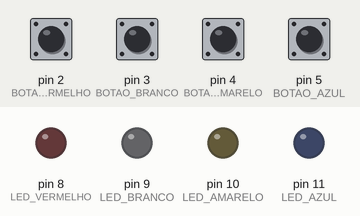
This sketch was run on a simulated Arduino Uno, built with avr-gcc and run on an emulated ATmega328P. Parts: output pins drawn as LEDs (lit = HIGH). Dashed ring = blinking. The inputs (shaded band) are chosen by the test bench; at power-on: pin 2 (BOTAO_VERMELHO), pin 3 (BOTAO_BRANCO), pin 4 (BOTAO_AMARELO), pin 5 (BOTAO_AZUL) HIGH. Random numbers use the default seed unless the sketch sets one.

Above: at 1.9 s.
2.0 s: pin 2 (BOTAO_VERMELHO) pulled LOW for 0.15 s
At 2.8 s:
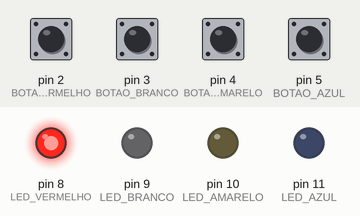
At 4.3 s:
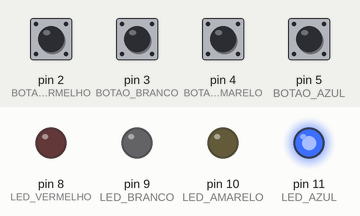
5.1 s: pin 3 (BOTAO_BRANCO) pulled LOW for 0.15 s
At 6.9 s:
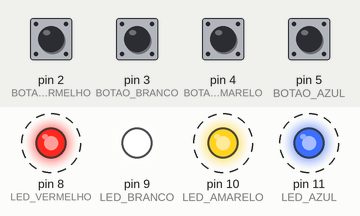
Timing chart, 0 to 14.2 s (numbered marks = the images above; inputs shaded):
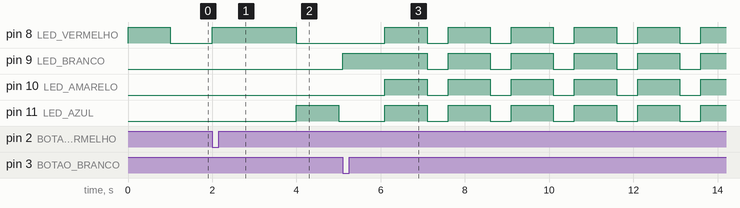

Measured:
- after the input at 2.0 s, pin 8 (LED_VERMELHO): LOW → HIGH at once, → LOW 2.0 s later; pin 11 (LED_AZUL): LOW → HIGH after 2.0 s, → LOW 1.0 s later
- after the input at 5.1 s, pin 8 (LED_VERMELHO), pin 10 (LED_AMARELO), pin 11 (LED_AZUL): alternates HIGH for 1.0 s and LOW for 0.50 s, starting after 1.0 s; pin 9 (LED_BRANCO): LOW → HIGH at once, then repeats every 1.5 s: LOW 0.50 s, HIGH 1.0 s

The sketch:

genios.ino
```cpp
#define LED_VERMELHO 8
#define LED_BRANCO 9
#define LED_AMARELO 10
#define LED_AZUL 11
#define INDEFINIDO -1

#define BOTAO_VERMELHO 2
#define BOTAO_BRANCO 3
#define BOTAO_AMARELO 4
#define BOTAO_AZUL 5

#define UM_SEGUNDO 1000
#define MEIO_SEGUNDO 500

#define TAMANHO_SEQUENCIA 4

enum Estados{
  PRONTO_PARA_PROX_RODADA,
  USUARIO_RESPONDENDO,
  JOGO_FINALIZADO,
  JOGO_FINALIZADO_FALHA
};

int sequenciaLuzes[TAMANHO_SEQUENCIA];

int ledsRespondidos = 0;

int rodada = 0;

void setup() {

  Serial.begin(9600);
  iniciaPortas();
  iniciaJogo();

}

void loop() {
  switch(estadoAtual()){
    case PRONTO_PARA_PROX_RODADA:
      preparaNovaRodada();
      break;
    case USUARIO_RESPONDENDO:
      processaRespostaUsuario();
      break;
    case JOGO_FINALIZADO:
      jogoFinalizadoSucesso();
      break;
    case JOGO_FINALIZADO_FALHA:
      jogoFinalizadoComFalha();
      break;
  }
}

void processaRespostaUsuario(){
  int resposta = checaRespostaJogador();

  if(resposta == INDEFINIDO) {
    return;
  }

  if(resposta == sequenciaLuzes[ledsRespondidos]){
    ledsRespondidos++;
  } else {
    rodada = TAMANHO_SEQUENCIA + 2;
  }
}

void preparaNovaRodada(){
  rodada++;
  ledsRespondidos = 0;
  if(rodada <= TAMANHO_SEQUENCIA){
     tocaLedsRodada();
  }
}

int estadoAtual() {
  if(rodada <= TAMANHO_SEQUENCIA){
    if(ledsRespondidos == rodada){
      return PRONTO_PARA_PROX_RODADA;
    } else {
      return USUARIO_RESPONDENDO;
    }

  } else if(rodada == TAMANHO_SEQUENCIA + 1){
    return JOGO_FINALIZADO;
  }
  else {
    return JOGO_FINALIZADO_FALHA;
  }

}

void  tocaLedsRodada(){
  for (int indice = 0; indice < rodada; indice++){
    piscaLed(sequenciaLuzes[indice]);
  }
}

int checaRespostaJogador(){
  if(digitalRead(BOTAO_AZUL) == LOW) {
    return piscaLed(LED_AZUL);
  }

  if(digitalRead(BOTAO_AMARELO) == LOW) {
    return piscaLed(LED_AMARELO);
  }

  if(digitalRead(BOTAO_BRANCO) == LOW) {
    return piscaLed(LED_BRANCO);
  }

  if(digitalRead(BOTAO_VERMELHO) == LOW) {
    return piscaLed(LED_VERMELHO);
  }

  return INDEFINIDO;
}

void iniciaJogo() {
  int numeroJogo = analogRead(0);
  randomSeed(numeroJogo);

  for (int indice = 0; indice < TAMANHO_SEQUENCIA; indice++){
    sequenciaLuzes[indice] = sorteiaCor();
  }
}

int sorteiaCor(){
  return random(LED_VERMELHO, LED_AZUL + 1);
}

void iniciaPortas(){
  pinMode(LED_BRANCO, OUTPUT);
  pinMode(LED_AMARELO, OUTPUT);
  pinMode(LED_VERMELHO, OUTPUT);
  pinMode(LED_AZUL, OUTPUT);

  pinMode(BOTAO_BRANCO, INPUT_PULLUP);
  pinMode(BOTAO_AMARELO, INPUT_PULLUP);
  pinMode(BOTAO_VERMELHO, INPUT_PULLUP);
  pinMode(BOTAO_AZUL, INPUT_PULLUP);
}

void jogoFinalizadoSucesso(){
  piscaLed(LED_AZUL);
  piscaLed(LED_AMARELO);
  piscaLed(LED_BRANCO);
  piscaLed(LED_VERMELHO);
  delay(MEIO_SEGUNDO);
}

void jogoFinalizadoComFalha(){
  digitalWrite(LED_BRANCO, HIGH);
  digitalWrite(LED_AMARELO, HIGH);
  digitalWrite(LED_VERMELHO, HIGH);
  digitalWrite(LED_AZUL, HIGH);
  delay(UM_SEGUNDO);
  digitalWrite(LED_BRANCO, LOW);
  digitalWrite(LED_AMARELO, LOW);
  digitalWrite(LED_VERMELHO, LOW);
  digitalWrite(LED_AZUL, LOW);
  delay(MEIO_SEGUNDO);
}

int piscaLed(int portaLed){
  digitalWrite(portaLed, HIGH);
  delay(UM_SEGUNDO);
  digitalWrite(portaLed, LOW);
  return portaLed;
}
```
